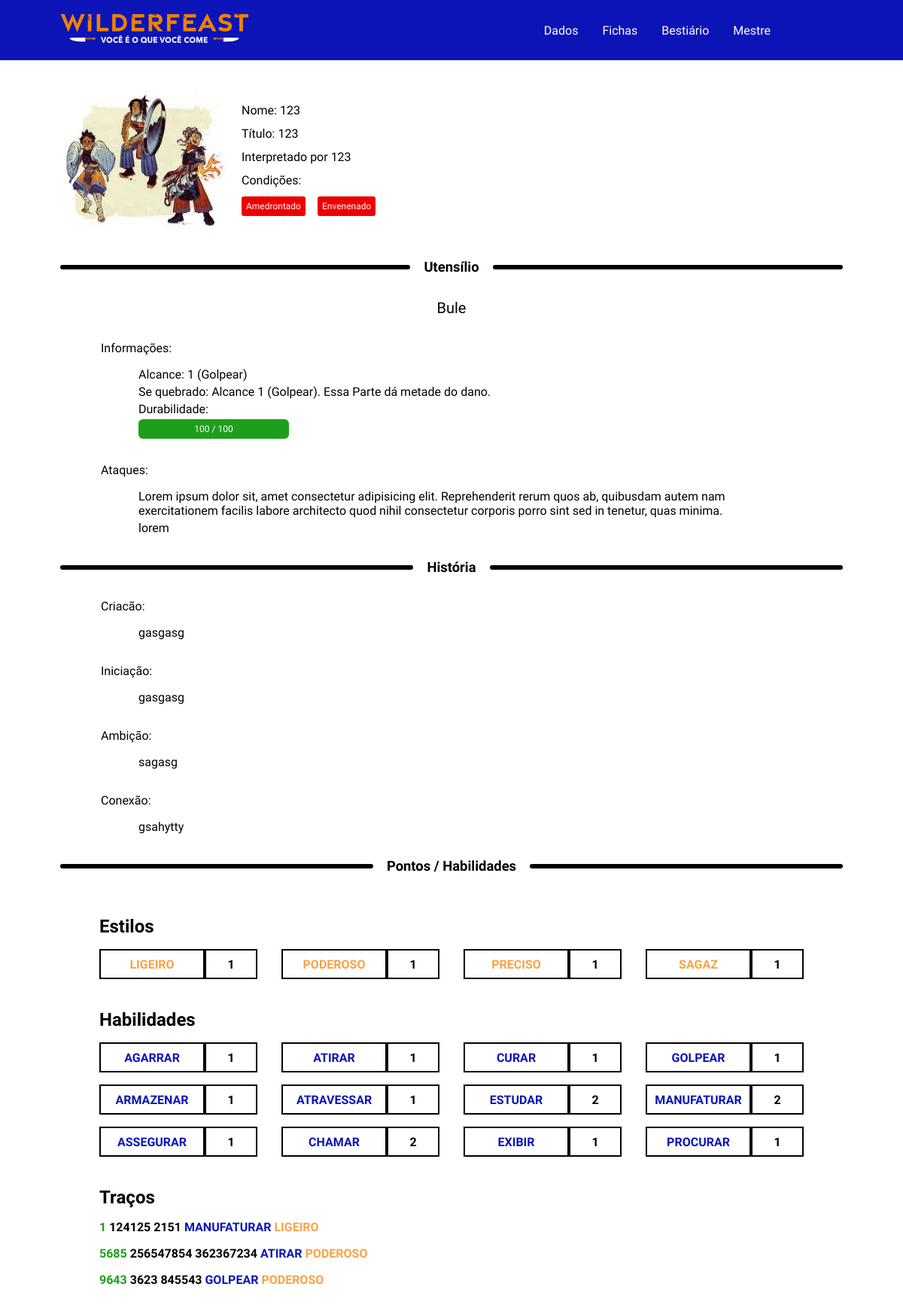
/detail/feral/1, run on an earlier commit of the app's database.
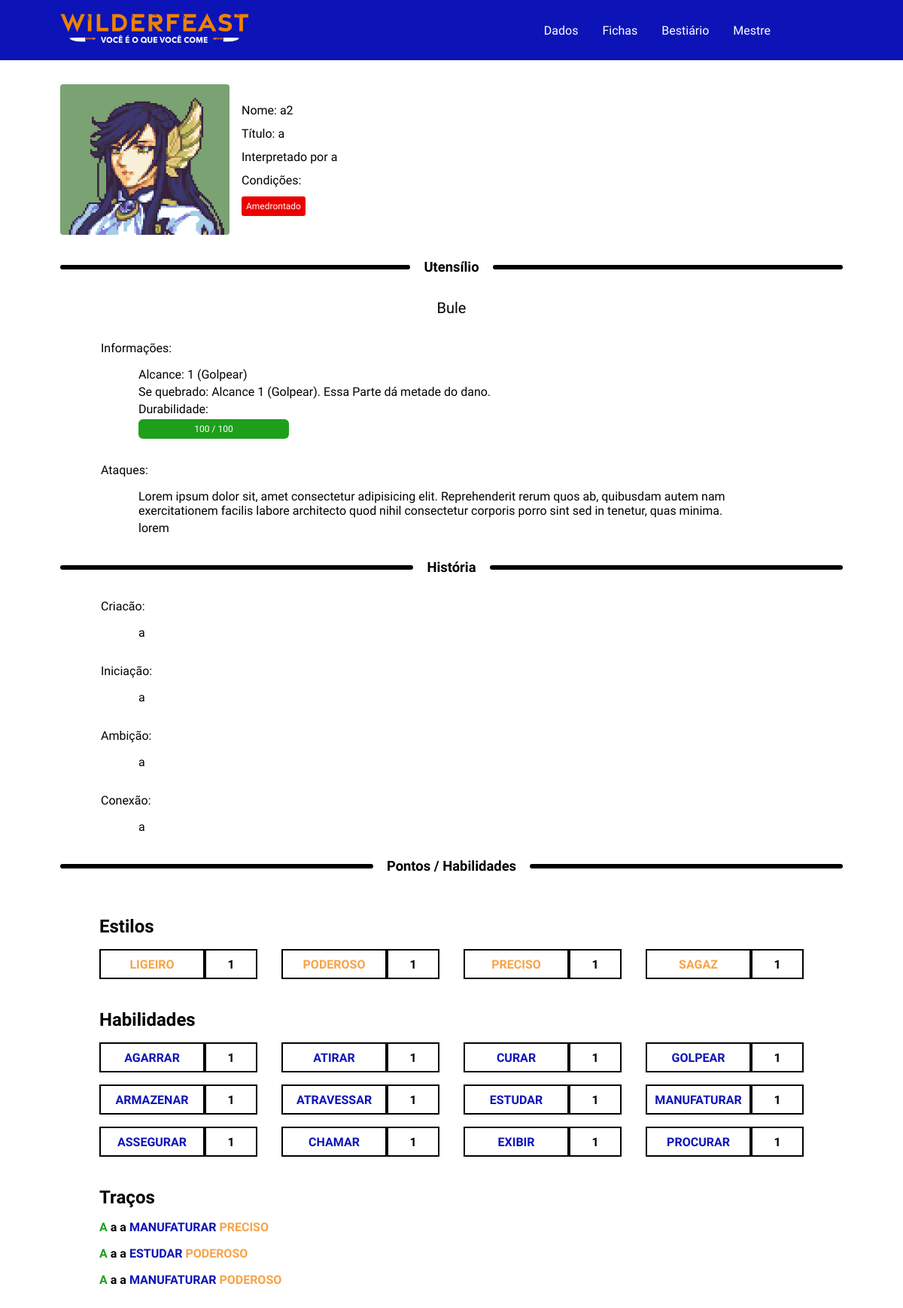
And on a later commit of the database.
### database.py (models this page shows)
class Feral(db.Model):
    __tablename__ = "feral"
    id = db.Column(db.Integer, primary_key=True)
    nome = db.Column(db.String(100), nullable=False)
    titulo = db.Column(db.String(100), nullable=False)
    player = db.Column(db.String(100), nullable=False)
    imagem_url = db.Column(db.Text, nullable=False)
    criacao = db.Column(db.Text, nullable=False)
    iniciacao = db.Column(db.Text, nullable=False)
    ambicao = db.Column(db.Text, nullable=False)
    conexao = db.Column(db.Text, nullable=False)
    especialidade = db.Column(db.Text, nullable=False)
    condicoes = db.relationship("Condicao", secondary=feral_condicao, back_populates="ferais")
    utensilios = db.relationship("Utensilio", back_populates="feral", cascade="all, delete-orphan")
    estilo = db.relationship("FeralEstilo", uselist=False, back_populates="feral", cascade="all, delete-orphan")
    habilidade = db.relationship("FeralHabilidade", uselist=False, back_populates="feral", cascade="all, delete-orphan")
    tracos = db.relationship("Traco", back_populates="feral", cascade="all, delete-orphan")

class Condicao(db.Model):
    __tablename__ = "condicao"
    id = db.Column(db.Integer, primary_key=True)
    nome = db.Column(db.String(50), unique=True, nullable=False)
    ferais = db.relationship("Feral", secondary=feral_condicao, back_populates="condicoes")

class FeralHabilidade(db.Model):
    __tablename__ = "feral_habilidade"
    feral_id = db.Column(db.Integer, db.ForeignKey("feral.id", ondelete="CASCADE"), primary_key=True)
    agarrar = db.Column(db.Integer, nullable=False)
    atirar = db.Column(db.Integer, nullable=False)
    curar = db.Column(db.Integer, nullable=False)
    golpear = db.Column(db.Integer, nullable=False)
    armazenar = db.Column(db.Integer, nullable=False)
    atravessar = db.Column(db.Integer, nullable=False)
    estudar = db.Column(db.Integer, nullable=False)
    manufaturar = db.Column(db.Integer, nullable=False)
    assegurar = db.Column(db.Integer, nullable=False)
    chamar = db.Column(db.Integer, nullable=False)
    exibir = db.Column(db.Integer, nullable=False)
    procurar = db.Column(db.Integer, nullable=False)
    feral = db.relationship("Feral", back_populates="habilidade")

class Traco(db.Model):
    __tablename__ = "traco"
    id = db.Column(db.Integer, primary_key=True)
    feral_id = db.Column(db.Integer, db.ForeignKey("feral.id", ondelete="CASCADE"), nullable=False)
    nome = db.Column(db.String(100), nullable=False)
    custo = db.Column(db.String(50), nullable=False)
    descricao = db.Column(db.Text, nullable=False)
    habilidade_relacionada = db.Column(db.String(50), nullable=False)
    estilo_relacionado = db.Column(db.String(50), nullable=False)
    feral = db.relationship("Feral", back_populates="tracos")

### app.py (the view)
@app.route('/detail/feral/<int:id_feral>')
def detail_feral(id_feral):
    feral = Feral.query.filter_by(id=id_feral).first()
    return render_template('fichapersonagem.html', feral=feral)

### templates/fichapersonagem.html (shortened to what the changed rows need)
{% extends 'base.html' %}
{% block links %}
<link rel="stylesheet" href="{{ url_for('static', filename='css/ficha_personagem.css') }}">
{% endblock %}
{% block content %}
    <main>
        <section class="personagem">
            <img src="{{ url_for('static', filename='uploads/' + feral.imagem_url) }}" alt="Personagem">
            <div class="personDesc">
                <p>Nome: {{ feral.nome }}</p>
                <p>Título: {{ feral.titulo }} </p>
                <p>Interpretado por {{ feral.player }} </p>
                <p>Condições:</p>
                <div class="condicoes">
                    {% if feral.condicoes != [] %}
                        {% for feral_condicao in feral.condicoes %}
                            <button onclick="ficarVerde(this)">{{ feral_condicao.nome }}</button>
                        {% endfor %}
                    {% endif %}
                </div>
            </div>
        </section>
        <section class="historia">
            <div class="descContainer">
                <p class="descTitulo">Criacão:</p>
                <p>{{ feral.criacao }}</p>
            </div>
            <div class="descContainer">
                <p class="descTitulo">Iniciação:</p>
                <p>{{ feral.iniciacao }}</p>
            </div>
            <div class="descContainer">
                <p class="descTitulo">Ambição:</p>
                <p>{{ feral.ambicao }}</p>
            </div>
            <div class="descContainer">
                <p class="descTitulo">Conexão:</p>
                <p>{{ feral.conexao }}</p>
            </div>
        </section>
        <section class="pontos">
            <p class="titulo">Estilos</p>
            <div class="estiloContainer">
                <div class="estilo">
                </div>
                <div class="estilo">
                </div>
                <div class="estilo">
                </div>
                <div class="estilo">
                </div>
            </div>
            <p class="titulo">Habilidades</p>
            <div class="habilidadesContainer">
                <div class="habilidade">
                    <p class="azul center">AGARRAR</p>
                    <p class="center">{{ feral.habilidade.agarrar }}</p>
                </div>
                <div class="habilidade">
                    <p class="azul center">ATIRAR</p>
                    <p class="center">{{ feral.habilidade.atirar }}</p>
                </div>
                <div class="habilidade">
                    <p class="azul center">CURAR</p>
                    <p class="center">{{ feral.habilidade.curar }}</p>
                </div>
                <div class="habilidade">
                    <p class="azul center">GOLPEAR</p>
                    <p class="center">{{ feral.habilidade.golpear }}</p>
                </div>
                <div class="habilidade">
                    <p class="azul center">ARMAZENAR</p>
                    <p class="center">{{ feral.habilidade.armazenar }}</p>
                </div>
                <div class="habilidade">
                    <p class="azul center">ATRAVESSAR</p>
                    <p class="center">{{ feral.habilidade.atravessar }}</p>
                </div>
                <div class="habilidade">
                    <p class="azul center">ESTUDAR</p>
                    <p class="center">{{ feral.habilidade.estudar }}</p>
                </div>
                <div class="habilidade">
                    <p class="azul center">MANUFATURAR</p>
                    <p class="center">{{ feral.habilidade.manufaturar }}</p>
                </div>
                <div class="habilidade">
                    <p class="azul center">ASSEGURAR</p>
                    <p class="center">{{ feral.habilidade.assegurar }}</p>
                </div>
                <div class="habilidade">
                    <p class="azul center">CHAMAR</p>
                    <p class="center">{{ feral.habilidade.chamar }}</p>
                </div>
                <div class="habilidade">
                    <p class="azul center">EXIBIR</p>
                    <p class="center">{{ feral.habilidade.exibir }}</p>
                </div>
                <div class="habilidade">
                    <p class="azul center">PROCURAR</p>
                    <p class="center">{{ feral.habilidade.procurar }}</p>
                </div>
            </div>
            <p class="titulo">Traços</p>
            <p class="traco">
                <span class="verde maiusculo">{{ feral.tracos[0].nome }}</span> {{ feral.tracos[0].custo }} {{ feral.tracos[0].descricao }}
                <span class="azul maiusculo">{{ feral.tracos[0].habilidade_relacionada }}</span> <span class="amarelo maiusculo">{{ feral.tracos[0].estilo_relacionado }}</span>
            </p>
            <p class="traco">
                <span class="verde maiusculo">{{ feral.tracos[1].nome }}</span> {{ feral.tracos[1].custo }} {{ feral.tracos[1].descricao }}
                <span class="azul maiusculo">{{ feral.tracos[1].habilidade_relacionada }}</span> <span class="amarelo maiusculo">{{ feral.tracos[1].estilo_relacionado }}</span>
            </p>
            <p class="traco">
                <span class="verde maiusculo">{{ feral.tracos[2].nome }}</span> {{ feral.tracos[2].custo }} {{ feral.tracos[2].descricao }}
                <span class="azul maiusculo">{{ feral.tracos[2].habilidade_relacionada }}</span> <span class="amarelo maiusculo">{{ feral.tracos[2].estilo_relacionado }}</span>
            </p>
        </section>
    </main>
{% endblock %}

What changed in the data, as far as the page shows it:
no longer on this page (row unchanged): Condicao: nome "Envenenado"
changed Feral: imagem_url: a different picture; nome "123" → "a2"; titulo "123" → "a"; player "123" → "a"; criacao "gasgasg" → "a"; iniciacao "gasgasg" → "a"; ambicao "sagasg" → "a"; conexao "gsahytty" → "a"
changed FeralHabilidade: habilidade.estudar "2" → "1"; habilidade.manufaturar "2" → "1"; habilidade.chamar "2" → "1"
changed Traco: nome "1" → "A"; custo "124125" → "a"; descricao "2151" → "a"; estilo_relacionado "LIGEIRO" → "PRECISO"
changed Traco: nome "5685" → "A"; custo "256547854" → "a"; descricao "362367234" → "a"; habilidade_relacionada "ATIRAR" → "ESTUDAR"
changed Traco (number 3 of 3 on the later page): nome "9643" → "A"; custo "3623" → "a"; descricao "845543" → "a"; habilidade_relacionada "GOLPEAR" → "MANUFATURAR"
